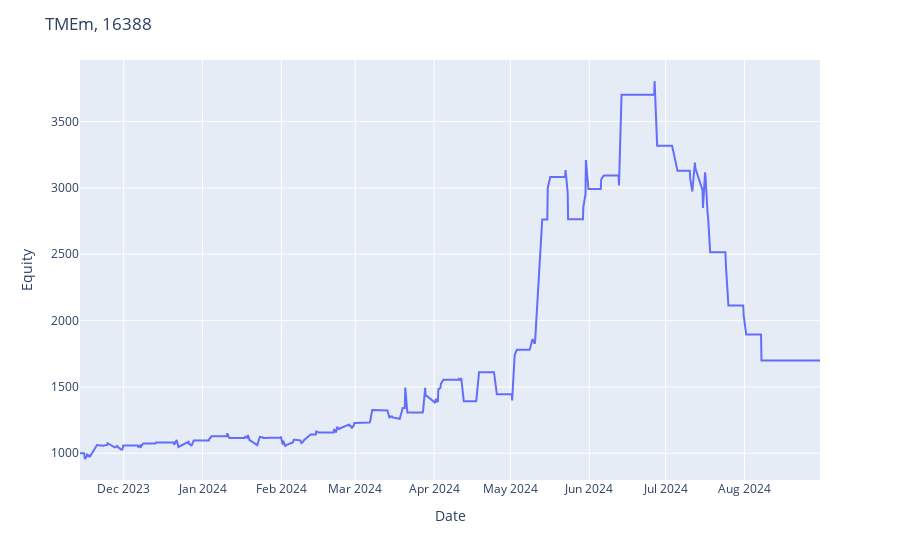
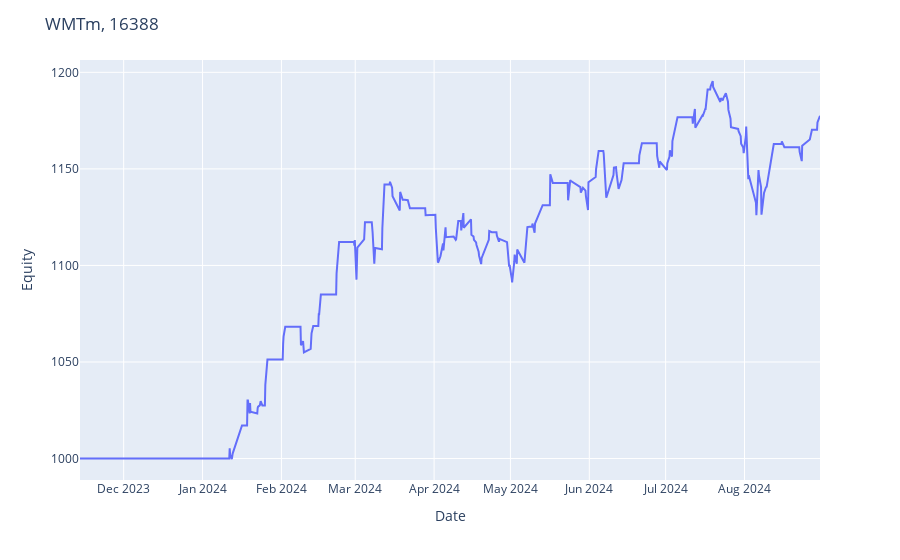
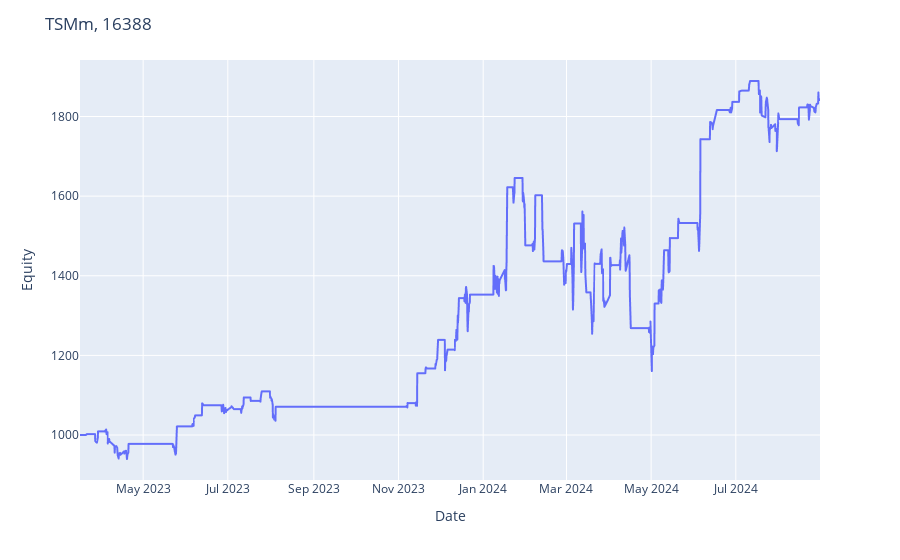

Notebook cell for these charts, in order:
### Code cell
stats_per_symbol = {}

strategy = DayPerWeek

wfo_performance = pd.DataFrame()
for ticker, intervals in symbols.items():
    for interval in intervals:
        print(ticker, interval)
        
        lookback_bars = 1000
        validation_bars = 250
        warmup_bars = 200

        params = {
            'day_to_buy': list(np.arange(0, 5, 1)),
            'percentage_price_sl': list(np.arange(2, 20, 2)),
            'maximize': optim_func_2
        }

        try:
            wfo_stats = walk_forward(
                strategy,
                symbols[ticker][interval], 
                lookback_bars=lookback_bars,
                validation_bars=validation_bars,
                warmup_bars=warmup_bars, 
                params=params,
                commission=7e-4, 
                margin=1/30, 
                cash=initial_cash,
                verbose=False
            )
            
            stats_per_symbol[ticker] = {}
            stats_per_symbol[ticker][interval] = wfo_stats
            
            df_equity = wfo_stats['_equity']
            df_trades = wfo_stats['_trades']
            
            plot_full_equity_curve(df_equity, title=f'{ticker}, {interval}')        
            
            # Calculo el stability ratio
            x = np.arange(df_equity.shape[0]).reshape(-1, 1)
            reg = LinearRegression().fit(x, df_equity.Equity)
            stability_ratio = reg.score(x, df_equity.Equity)
            

            # Extraigo metricas
            df_stats = pd.DataFrame({
                'strategy':[strategy.__name__],
                'ticker':[ticker],
                'interval':[interval],
                'stability_ratio':[stability_ratio],
                'return':[wfo_stats['Return [%]']],
                'final_eq':[wfo_stats['Equity Final [$]']],
                'drawdown':[wfo_stats['Max. Drawdown [%]']],
                'drawdown_duration':[wfo_stats['Max. Drawdown Duration']],
                'win_rate':[wfo_stats['Win Rate [%]']], 
                'sharpe_ratio':[wfo_stats['Sharpe Ratio']],
                'trades':[df_trades.shape[0]],
                'avg_trade_percent':[wfo_stats['Avg. Trade [%]']],
                'exposure':[wfo_stats['Exposure Time [%]']],
                'final_equity':[wfo_stats['Equity Final [$]']],
                'Duration':[wfo_stats['Duration']],

            })

            wfo_performance = pd.concat([wfo_performance, df_stats])
        
        except:
            print(f'No se pudo ejecutar para el ticker {ticker}')

wfo_performance['return/dd'] = wfo_performance['return'] / -wfo_performance['drawdown']
wfo_performance['drawdown'] = -wfo_performance['drawdown']
wfo_performance['custom_metric'] = (wfo_performance['return'] / (1 + wfo_performance.drawdown)) * np.log(1 + wfo_performance.trades)

wfo_performance.drawdown_duration = pd.to_timedelta(wfo_performance.drawdown_duration)
wfo_performance.drawdown_duration = wfo_performance.drawdown_duration.dt.days

wfo_performance.sort_values(by='return/dd', ascending=False)

### Figure 1 — Plotly figure (JSON) as saved in the notebook; plotly's stock layout.template omitted (floating-point values rounded to 4 significant figures; data arrays with more than 128 entries replaced by an {"elided": "..."} marker saying what was removed)
{"data": [{"hovertemplate": "x=%{x}<br>y=%{y}<extra></extra>", "legendgroup": "", "line": {"color": "#636efa", "dash": "solid"}, "marker": {"symbol": "circle"}, "mode": "lines", "name": "", "orientation": "v", "showlegend": false, "textposition": "bottom right", "type": "scatter", "x": {"elided": "479 str values"}, "xaxis": "x", "y": {"elided": "479 float values"}, "yaxis": "y"}], "layout": {"legend": {"tracegroupgap": 0}, "margin": {"t": 60}, "title": {"text": "TMEm, 16388"}, "xaxis": {"anchor": "y", "domain": [0, 1], "title": {"text": "Date"}}, "yaxis": {"anchor": "x", "domain": [0, 1], "title": {"text": "Equity"}}}}

### Figure 2 — Plotly figure (JSON) as saved in the notebook; plotly's stock layout.template omitted (floating-point values rounded to 4 significant figures; data arrays with more than 128 entries replaced by an {"elided": "..."} marker saying what was removed)
{"data": [{"hovertemplate": "x=%{x}<br>y=%{y}<extra></extra>", "legendgroup": "", "line": {"color": "#636efa", "dash": "solid"}, "marker": {"symbol": "circle"}, "mode": "lines", "name": "", "orientation": "v", "showlegend": false, "textposition": "bottom right", "type": "scatter", "x": {"elided": "479 str values"}, "xaxis": "x", "y": {"elided": "479 float values"}, "yaxis": "y"}], "layout": {"legend": {"tracegroupgap": 0}, "margin": {"t": 60}, "title": {"text": "WMTm, 16388"}, "xaxis": {"anchor": "y", "domain": [0, 1], "title": {"text": "Date"}}, "yaxis": {"anchor": "x", "domain": [0, 1], "title": {"text": "Equity"}}}}

### Figure 3 — Plotly figure (JSON) as saved in the notebook; plotly's stock layout.template omitted (floating-point values rounded to 4 significant figures; data arrays with more than 128 entries replaced by an {"elided": "..."} marker saying what was removed)
{"data": [{"hovertemplate": "x=%{x}<br>y=%{y}<extra></extra>", "legendgroup": "", "line": {"color": "#636efa", "dash": "solid"}, "marker": {"symbol": "circle"}, "mode": "lines", "name": "", "showlegend": false, "textposition": "bottom right", "type": "scattergl", "x": {"elided": "1177 str values"}, "xaxis": "x", "y": {"elided": "1177 float values"}, "yaxis": "y"}], "layout": {"legend": {"tracegroupgap": 0}, "margin": {"t": 60}, "title": {"text": "TSMm, 16388"}, "xaxis": {"anchor": "y", "domain": [0, 1], "title": {"text": "Date"}}, "yaxis": {"anchor": "x", "domain": [0, 1], "title": {"text": "Equity"}}}}
